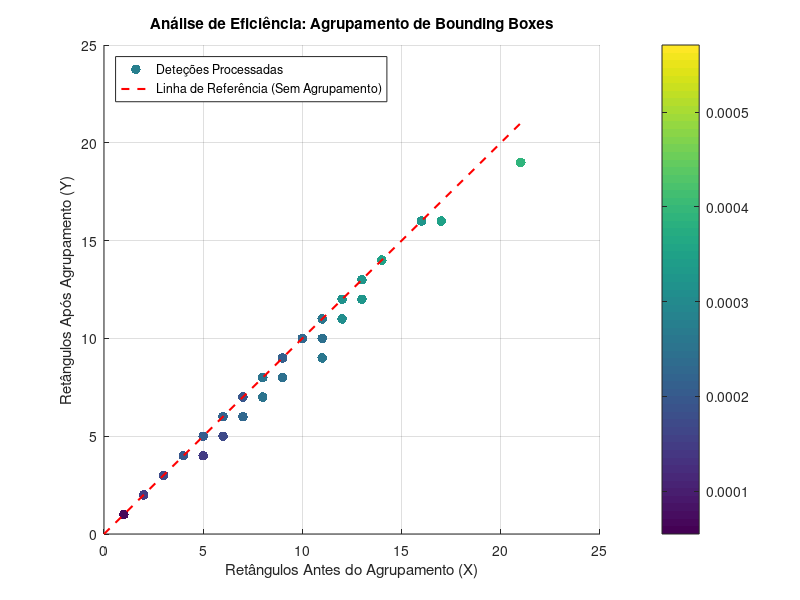

Write the MATLAB code that produced this figure.
% Limpeza de ambiente
clear; clc; close all;

% 1. Carregar Dados do JSON
fid = fopen('data3d.json', 'r');
conteudo = fread(fid, '*char')';
fclose(fid);
dados = jsondecode(conteudo);

% 2. Extrair variáveis focadas em AGRUPAMENTO
% X = Total de detecções brutas (antes)
% Y = Total de detecções mantidas (depois)
% Z = Tempo gasto apenas no agrupamento (grouping_time_s)
x = [dados.detection_rects_total]; 
y = [dados.detection_rects_kept];  
z = [dados.grouping_time_s];

% 3. Configuração do Gráfico de Agrupamento
figure('Color', [1 1 1]);

% Gráfico Principal: Eficiência do Filtro
% O tamanho das bolhas representa o tempo (Z), a cor a redução
scatter(x, y, 50, z, 'filled');
colorbar;
colormap('viridis');
ylabel('Retângulos Após Agrupamento (Y)');
xlabel('Retângulos Antes do Agrupamento (X)');
title('Análise de Eficiência: Agrupamento de Bounding Boxes');
grid on;

% Adicionar linha de identidade (X=Y) para referência
% Quanto mais longe desta linha para baixo, mais eficiente é o agrupamento
hold on;
max_val = max([max(x), max(y)]);
plot([0, max_val], [0, max_val], 'r--', 'LineWidth', 1.5);
legend('Deteções Processadas', 'Linha de Referência (Sem Agrupamento)', 'Location', 'northwest');

% 4. Estatísticas de Compressão para o Relatório
taxa_compressao = mean(x ./ y);
fprintf('--- Sumário de Agrupamento ---\n');
fprintf('Taxa Média de Compressão: %.2f x\n', taxa_compressao);
fprintf('Tempo Médio de Agrupamento: %.4f segundos\n', mean(z));

saveas(gcf, 'grafico_agrupamento.png');
